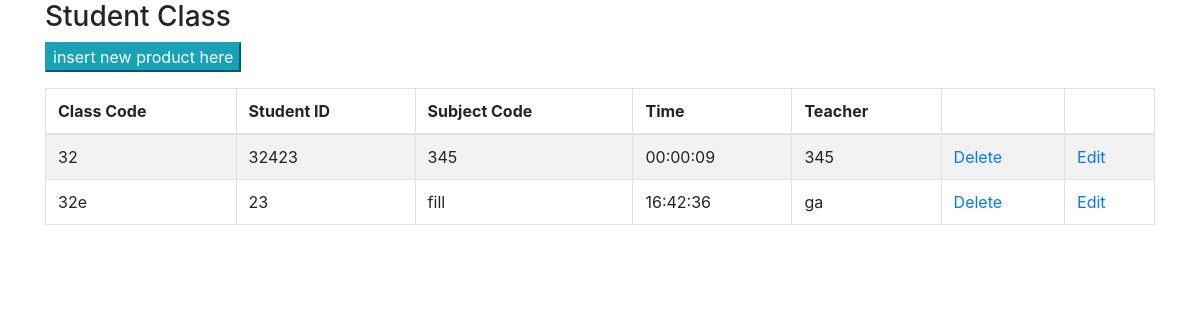
The app's page /class/index.php with its own data.
### tables this page shows
CREATE TABLE `tbl_class` (
  `id` int(11) NOT NULL,
  `classcode` text NOT NULL,
  `studentid` text NOT NULL,
  `subjectcode` text NOT NULL,
  `time` time NOT NULL,
  `teacher` text NOT NULL
);

### class/index.php (the view, shortened to what this page needs)
<?php
include_once("../config/database.php");
?>
<html>
<head>
    <link rel="stylesheet" href="assets/css/bootstrap/bootstrap.css">
</head>
<body>
<div class="container">
<div class="row">
<div class="col-lg-12">
    <div class="panel panel-default">
        <div class="panel-heading">
            <h3 class="panel-title">
                Student Class
            </h3>
            <form method="post">
                <button name="insert" class="btn-info">insert new product here</button>
            </form>
        </div>
        <div class="panel-body">
            <div class="table-responsive">
                <table class="table table-striped table-bordered table-hover">
                    <thead>
                    <tr>
                        <th> Class Code</th>
                        <th> Student ID</th>
                        <th> Subject Code</th>
                        <th> Time</th>
                        <th> Teacher</th>
                        <th></th>
                        <th></th>
                    </tr>
                    </thead>
                    <tbody>
                    <?php
                    $get_students = "select * from tbl_class";
                    $run_students = mysqli_query($con, $get_students);
                    while ($row_students = mysqli_fetch_array($run_students)) {
                    $id                =   $row_students['id'];
                    $class_code        =   $row_students['classcode'];
                    $studentid         =   $row_students['studentid'];
                    $subject_code      =   $row_students['subjectcode'];
                    $time              =   $row_students['time'];
                    $teacher           =   $row_students['teacher'];
                    ?>
                        <tr>
                            <td> <?php  echo $class_code; ?>      </td>
                            <td> <?php  echo $studentid; ?>      </td>
                            <td> <?php  echo $subject_code; ?>     </td>
                            <td> <?php  echo $time; ?>  </td>
                            <td> <?php  echo $teacher; ?>  </td>
                            <td>
                            <a href="delete.php?id=<?php echo $id; ?>">
                             Delete
                            </a>
                            </td>
                            <td>
                            <a href="edit.php?edit_student=<?php echo $id; ?>">Edit</a>
                            </td>
                        </tr>
                    <?php } ?>
                    </tbody>
                </table>
            </div>
        </div>
    </div>
</div>
</div>
</div>
</body>
</html>

### records on screen
tbl_class: classcode "32", studentid "32423", subjectcode "345", time "00:00:09", teacher "345"
tbl_class: classcode "32e", studentid "23", subjectcode "fill", time "16:42:36", teacher "ga"
